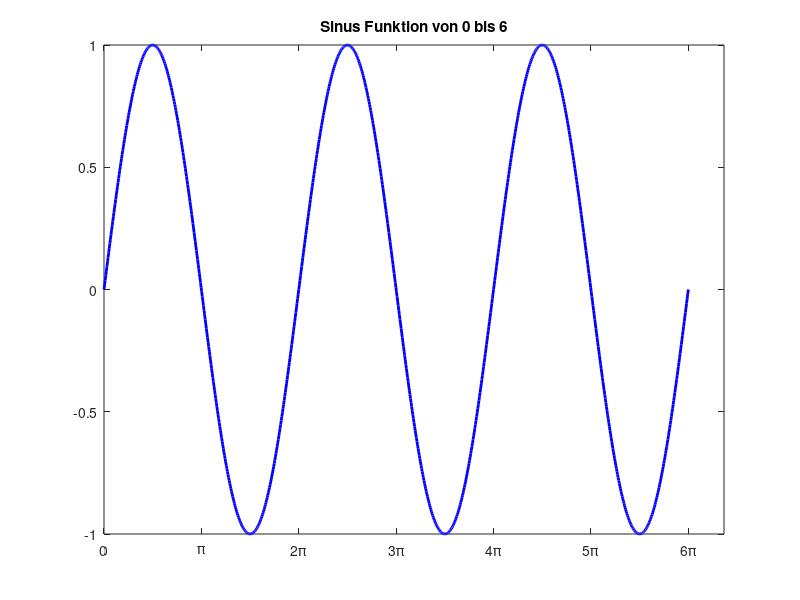

Reproduce this figure in MATLAB. (Note: this script raises an error after producing the figure.)
%ABGABE 2

%AUFGABE 1:

% Definiert den x-Wertebereich, linspace dient zur Erzeugung von 1000 Punkten 
% mit gleichem Abstand zwischen 0 und 6*pi
x = linspace(0, 6*pi, 1000);

% Berechnet den Sinuswert für jeden x-Wert
y = sin(x);

% Erstellt den Plot mit blauer, durchgezogener line "b-"
% Und der Liniendicke 2
plot(x, y,'b-','LineWidth', 2);

% Beschriftet den Plot (Überschrift)
title('Sinus Funktion von 0 bis 6');

% Beschriftet die x-Achse mit Markierungen von 0 bis 6*pi im Abstand von pi
% ticks legt die Stelle der Markierung fest, ticklabels die Markierung
xticks(0:pi:6*pi);
xticklabels({'0', '\pi', '2\pi', '3\pi', '4\pi', '5\pi', '6\pi'});

% Fügt eine schwarze, durchgezogene Linie "k-" hinzu, mit 
% der Dicke 1.5, die Linie ist eine gerade entlang der X-Achse
yline(0, 'k-', 'LineWidth', 1.5);

% Beschriftet die y-Wert 
yticks(-1:0.2:1);
ylim([-1.1, 1.1]); 


%AUFGABE 2